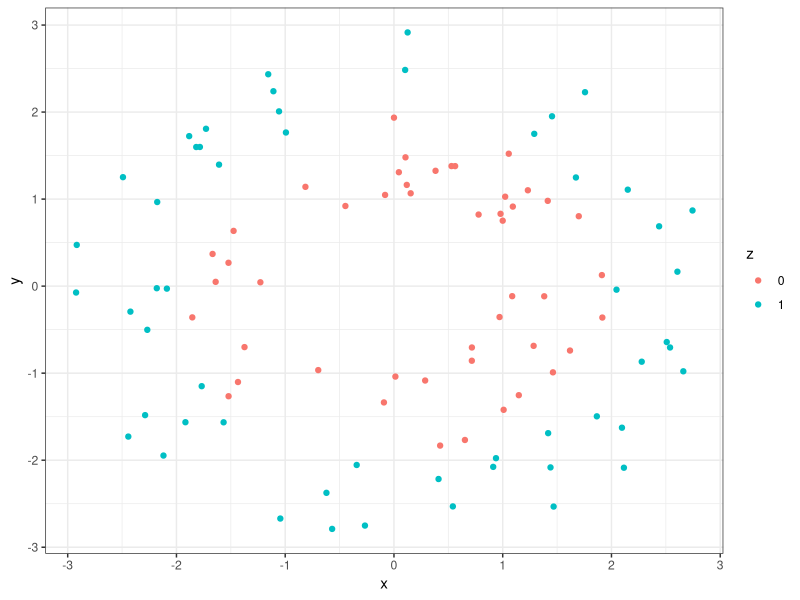
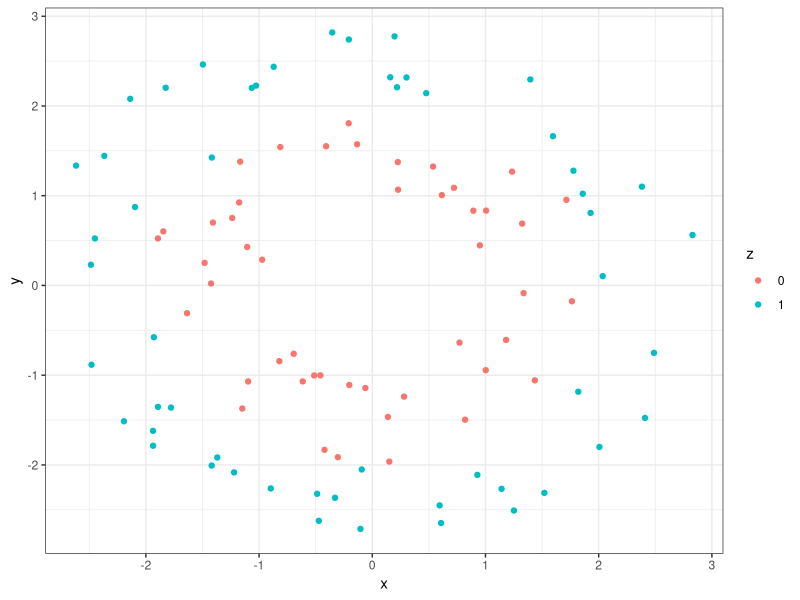
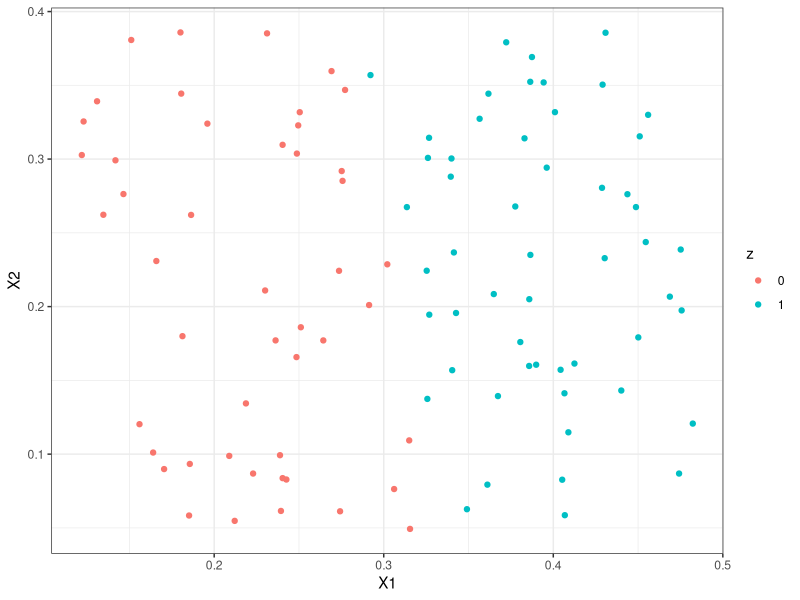
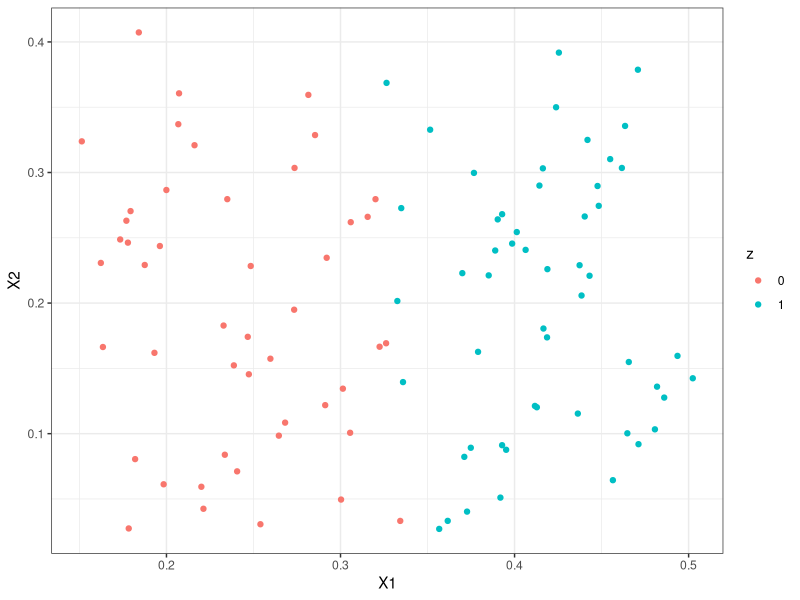
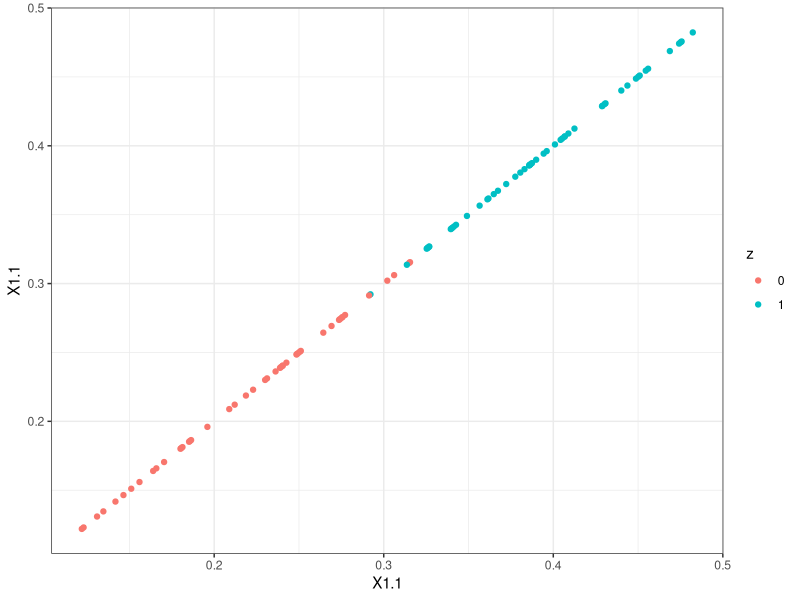
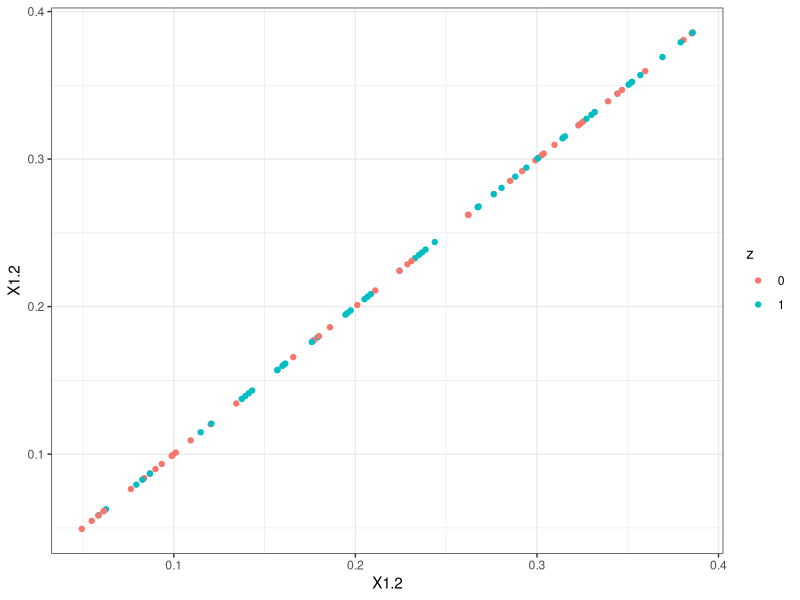
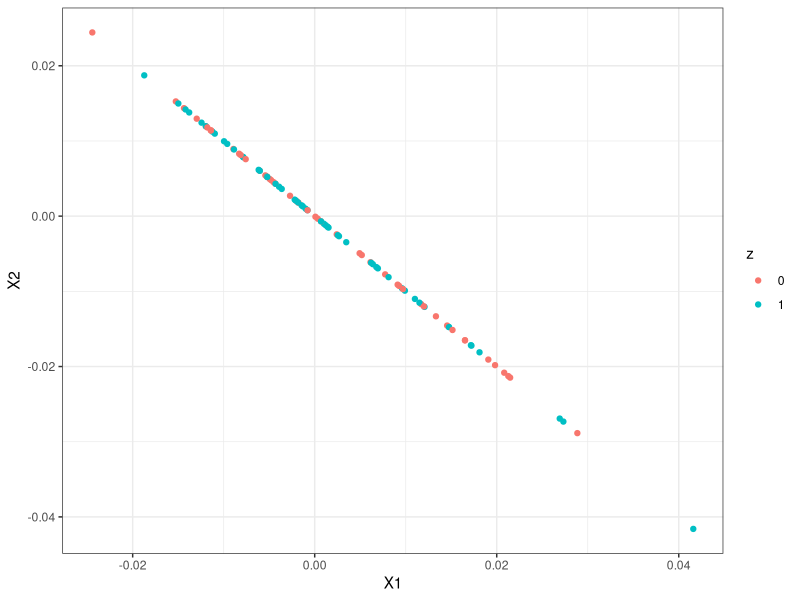
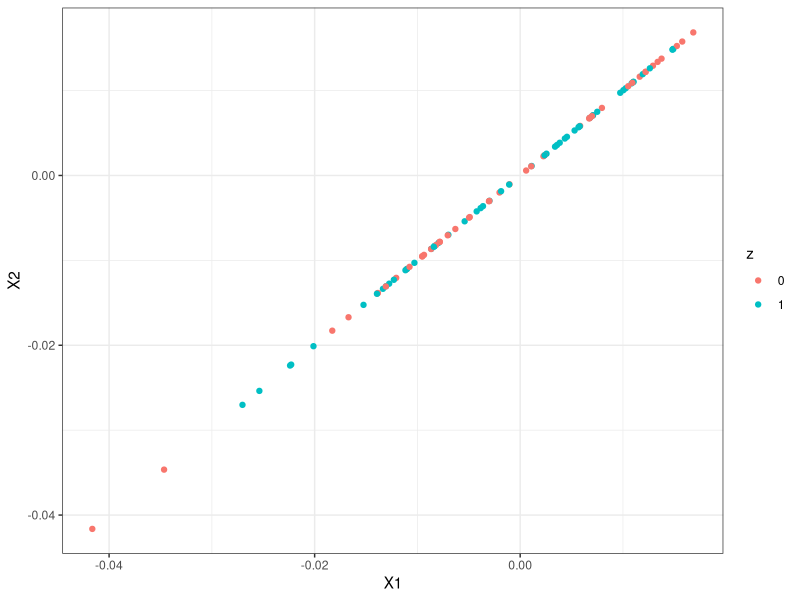

The R script that drew these images, in order:

################################################################################
# A nonlinear multitable example, made from two concentric circles.
################################################################################

## ---- libraries ----
library("kernlab")
library("ggplot2")
theme_set(theme_bw())

## ---- generate-data ----
n <- 100 # number of samples
z <- as.factor(sample(0:1, n, replace = TRUE)) # class labels
X <- list() # will store combined data frames

r <- setNames(c(1, 2), c("0", "1")) # radii
X[[1]] <- cbind(r[z], 2 * pi * runif(n)) + matrix(runif(2 * n), n, 2)
X[[2]] <- cbind(r[z], 2 * pi * runif(n)) + matrix(runif(2 * n), n, 2)

#X[[2]] <- r[z] %*% t(c(1, 1)) + matrix(runif(2 * n), n, 2) # if want linear vs. concentric

## ---- raw-data-plots ----
X1_df <- data.frame(X[[1]], z)
X1_df$x <- X1_df$X1 * cos(X1_df$X2)
X1_df$y <- X1_df$X1 * sin(X1_df$X2)

X2_df <- data.frame(X[[2]], z)
X2_df$x <- X2_df$X1 * cos(X2_df$X2)
X2_df$y <- X2_df$X1 * sin(X2_df$X2)

ggplot(X1_df) +
  geom_point(aes(x = x, y = y, col = z))
ggplot(X2_df) +
  geom_point(aes(x = x, y = y, col = z))

## ---- usual-cca ----
cancor_res <- cancor(X[[1]], X[[2]])
cancor_scores <- list(X1 = X[[1]] %*% cancor_res$xcoef,
                      X2 = X[[2]] %*% cancor_res$ycoef)

## ---- cca-plots ----
ggplot(data.frame(cancor_scores[[1]], z)) +
  geom_point(aes(x = X1, y = X2, col = z))
ggplot(data.frame(cancor_scores[[2]], z)) +
  geom_point(aes(x = X1, y = X2, col = z)) # don't even need second component

ggplot(data.frame(cancor_scores, z)) +
  geom_point(aes(x = X1.1, y = X1.1, col = z)) # perfect correlation between scores
ggplot(data.frame(cancor_scores, z)) + 
  geom_point(aes(x = X1.2, y = X1.2, col = z))

## ---- kcca ----
kcca_res <- kcca(X[[1]], X[[2]])
kcca_scores <- list(X1 = kcca_res@xcoef,
                    X2 = kcca_res@ycoef)

## ---- kcca-plots ----
ggplot(data.frame(kcca_scores[[1]], z)) +
  geom_point(aes(x = X1, y = X2, col = z))
ggplot(data.frame(kcca_scores[[2]], z)) +
  geom_point(aes(x = X1, y = X2, col = z)) # don't even need second component
kcca_res@kcor
